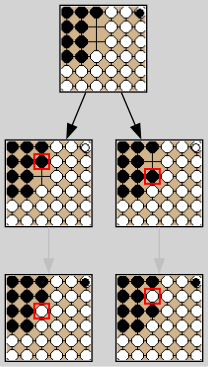

Python code for this plot:
import csv
import graphviz
import hashlib
import os

# Pillow(PIL)ライブラリのインポート
try:
    from PIL import Image, ImageDraw
except ImportError:
    print("エラー: Pillowライブラリが見つかりません。")
    print("コマンドプロンプトで pip install Pillow を実行してください。")
    exit()

class GameState:
    """
    一つの囲碁の局面を管理するクラス。
    盤面データ、手番、そしてその局面のユニークなIDを持つ。
    """
    # --- 変更点(1): last_move属性を追加 ---
    def __init__(self, board_data, turn=1, last_move=None):
        self.board = tuple(map(tuple, board_data))
        self.turn = turn
        self.size = len(self.board)
        self.last_move = last_move # この局面に至った直前の着手座標 (row, col)
        self.id = self._generate_id()

    def _generate_id(self):
        board_str = "".join(map(str, [item for row in self.board for item in row]))
        turn_str = str(self.turn)
        # ID生成にlast_moveの情報も加える
        last_move_str = str(self.last_move)
        return hashlib.sha1((board_str + turn_str + last_move_str).encode()).hexdigest()[:10]

    def generate_moves(self):
        moves = []
        for r in range(self.size):
            for c in range(self.size):
                if self.board[r][c] == 0:
                    new_board_list = [list(row) for row in self.board]
                    new_board_list[r][c] = self.turn
                    next_turn = -self.turn
                    # --- 変更点(2): 新しいGameStateにlast_moveを渡す ---
                    moves.append(GameState(new_board_list, next_turn, last_move=(r, c)))
        return moves

def create_node_image(node, file_path):
    """
    GameStateオブジェクトから盤面のPNG画像を生成する。
    """
    padding = 5
    cell_size = 15
    stone_radius = 6
    img_size = cell_size * (node.size - 1) + 2 * padding
    
    image = Image.new("RGB", (img_size, img_size), "#D1B48C")
    drawer = ImageDraw.Draw(image)

    start = padding
    end = cell_size * (node.size - 1) + padding
    for i in range(node.size):
        pos = start + i * cell_size
        drawer.line([(start, pos), (end, pos)], fill="black")
        drawer.line([(pos, start), (pos, end)], fill="black")

    for r in range(node.size):
        for c in range(node.size):
            stone = node.board[r][c]
            if stone != 0:
                x = padding + c * cell_size
                y = padding + r * cell_size
                color = "black" if stone == 1 else "white"
                bbox = (x - stone_radius, y - stone_radius, x + stone_radius, y + stone_radius)
                drawer.ellipse(bbox, fill=color, outline="black")
    
    # --- 変更点(3): 直前の着手を強調表示するロジック ---
    if node.last_move is not None:
        r, c = node.last_move
        x = padding + c * cell_size
        y = padding + r * cell_size
        
        # 強調表示用の赤い四角を描画
        highlight_offset = stone_radius + 2
        drawer.rectangle(
            (x - highlight_offset, y - highlight_offset, x + highlight_offset, y + highlight_offset),
            outline="red", 
            width=2 
        )

    # 手番を示すインジケーターを描画
    indicator_radius = 4
    indicator_padding = 6
    indicator_x = img_size - indicator_padding
    indicator_y = indicator_padding
    indicator_color = "black" if node.turn == 1 else "white"
    indicator_bbox = (
        indicator_x - indicator_radius, indicator_y - indicator_radius,
        indicator_x + indicator_radius, indicator_y + indicator_radius,
    )
    drawer.ellipse(indicator_bbox, fill=indicator_color, outline="black")
    
    image.save(file_path)

def build_tree(start_node, max_depth, visited_ids):
    if start_node.id in visited_ids or max_depth == 0:
        return

    visited_ids.add(start_node.id)
    start_node.children = start_node.generate_moves()

    for child in start_node.children:
        build_tree(child, max_depth - 1, visited_ids)

def visualize_tree(root_node, dot, node_img_dir, visited_ids_viz):
    if root_node.id in visited_ids_viz:
        return
    visited_ids_viz.add(root_node.id)

    image_path = os.path.join(node_img_dir, f"{root_node.id}.png")
    
    if not os.path.exists(image_path):
        create_node_image(root_node, image_path)

    dot.node(root_node.id, label='', image=image_path, shape='box')

    if hasattr(root_node, 'children'):
        for child in root_node.children:
            edge_color = "black" if root_node.turn == 1 else "gray"
            dot.edge(root_node.id, child.id, color=edge_color)
            visualize_tree(child, dot, node_img_dir, visited_ids_viz)

def main():
    CSV_FILE_PATH = 'board_yose.csv'
    MAX_DEPTH = 3
    OUTPUT_IMAGE_PATH = 'game_tree'
    NODE_IMAGE_DIR = 'game_tree_nodes'

    try:
        with open(CSV_FILE_PATH, 'r') as f:
            reader = csv.reader(f)
            board_data = [[int(cell) for cell in row] for row in reader]
    except FileNotFoundError:
        print(f"エラー: {CSV_FILE_PATH} が見つかりません。")
        return
    
    os.makedirs(NODE_IMAGE_DIR, exist_ok=True)

    # 開始局面にはlast_moveがない（デフォルトのNoneが使われる）
    start_node = GameState(board_data, turn=1)

    print("ゲーム木を構築中...")
    build_tree(start_node, MAX_DEPTH, set())
    print("構築完了。")

    dot = graphviz.Digraph(comment='Go Game Tree')
    dot.attr('node', style='filled', fillcolor='white')
    dot.attr(bgcolor='lightgray', rankdir='TB')

    print("ツリーを可視化中（ノード画像を生成しています）...")
    visualize_tree(start_node, dot, NODE_IMAGE_DIR, set())
    print("可視化完了。")
    
    try:
        dot.render(OUTPUT_IMAGE_PATH, format='png', view=True)
        print(f"ゲーム木を {OUTPUT_IMAGE_PATH}.png として保存し、表示しました。")
    except graphviz.backend.ExecutableNotFound:
        print("エラー: Graphvizが見つかりません。")
        print("Graphvizソフトウェアをインストールし、PATHが通っているか確認してください。")
    except Exception as e:
        print(f"エラー: 画像の保存中に問題が発生しました: {e}")

if __name__ == "__main__":
    main()

